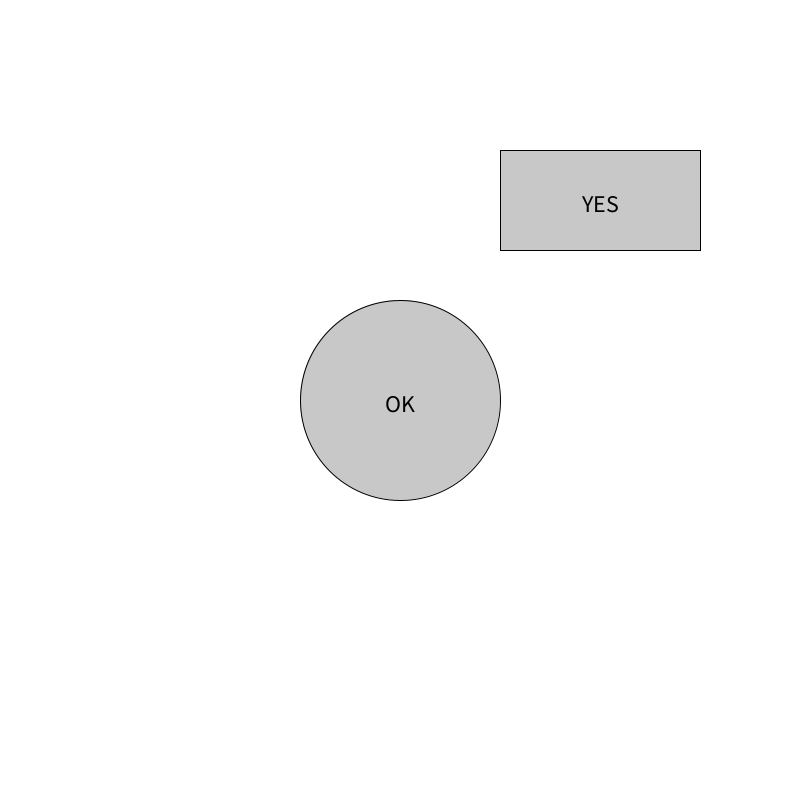
Frame 1 (no input)
Frame 60 (the mouse pressed at the canvas centre just before this capture): identical to frame 1, image omitted
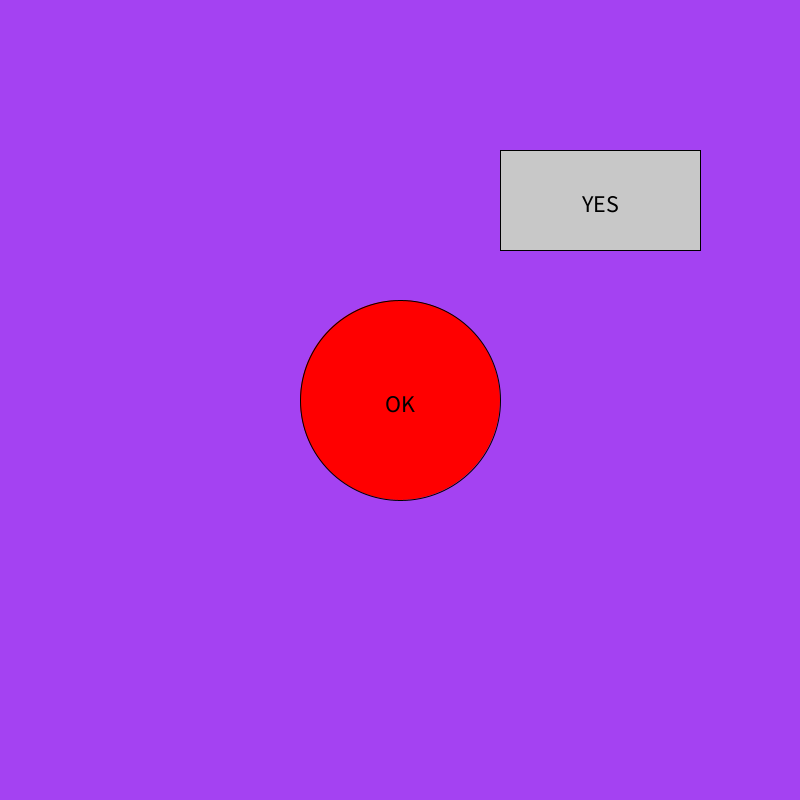
Frame 120 (the mouse held since frame 60 and released just before this capture)

The Processing sketch that drew these frames (run headless with seeded random() and noise(); from frame 60 on, the mouse is pressed at the canvas centre):

// Processing sketch: botons
// ── botons.pde
BotoCircular bc;
BotoRectangular br;

color bgColor;

void setup(){
  size(800,800);
  bc = new BotoCircular(400,400, 200, 200, "OK", color(255, 0, 0));
  br = new BotoRectangular(600,200, 200, 100, "YES", color(255, 255, 0));
  bgColor = color(255);
}


void draw(){
  background(bgColor);
  bc.display();
  br.display();
  updateCursor();
}

void updateCursor(){
   if(bc.mouseOver() || br.mouseOver()){
     cursor(HAND);
   }
   else {
     cursor(ARROW);
   }
}

void mousePressed(){
  if(bc.mouseOver() || br.mouseOver()){
    bgColor = color(random(255), random(255), random(255));
  }

}

// ── Boto.pde
class Boto {
   
   float x, y;
   float w, h;
   String txt;
   color c;
   
   Boto(float x, float y, float w, float h, String t, color c){
     this.x = x;
     this.y = y;
     this.w = w;
     this.h = h;
     this.txt = t;
     this.c = c;
   }
   
   void display(){
   }
   
   boolean mouseOver(){
     return false;
   }
}

// ── BotoCircular.pde
class BotoCircular extends Boto {
  
  BotoCircular(float x, float y, float w, float h, String t, color c){
    super( x,  y,  w,  h,  t,  c);
  }
  
  void display(){
    if(mouseOver()){
      fill(c);
    }
    else {
      fill(200);
    }
    ellipseMode(CENTER);
    ellipse(x, y, w, h);
    
    fill(0); textAlign(CENTER); textSize(24);
    text(txt, x, y + 12 );
  }
  
  boolean mouseOver(){    
     return (dist(x, y, mouseX, mouseY)<=w/2);
  }
  
}

// ── BotoRectangular.pde
class BotoRectangular extends Boto {
  
  BotoRectangular(float x, float y, float w, float h, String t, color c){
    super( x,  y,  w,  h,  t,  c);
  }
  
  void display(){
    if(mouseOver()){
      fill(c);
    }
    else {
      fill(200);
    }
    rectMode(CENTER);
    rect(x, y, w, h);
    
    fill(0); textAlign(CENTER); textSize(24);
    text(txt, x, y + 12 );
  }
  
  boolean mouseOver(){    
     return(mouseX >= x - w/2 && 
            mouseX <= x + w/2 && 
            mouseY >= y - h/2 && 
            mouseY <= y + h/2);
  }
  
}
